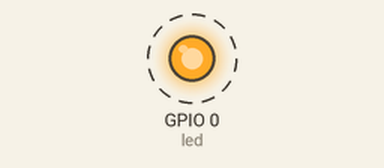
Bench run of a program on a simulated ESP32 board running MicroPython. Parts: output pins drawn as LEDs (lit = HIGH). Dashed ring = blinking. At 4.0 s the program stops and its outputs stay as they are.

Above: at 0.15 s.
Timing chart, 0 to 3.0 s (numbered marks = the images above):
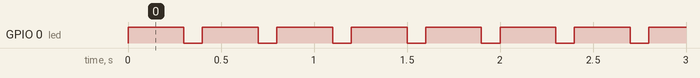

Measured:
- by itself, GPIO 0 (led): alternates HIGH for 0.30 s and LOW for 0.10 s, 20 changes in all, then stays LOW

The program:

onboard2.py
```python
# オンボードLEDを10回点滅させる
# onboard2.py

# ハードウエア制御のモジュールをインポートする
import machine

# timeモジュールをインポートする
import time

# オンボードLEDはD0(GPIO0)に接続されている
LED = 0

# インスタンス(オブジェクト)を作成
led = machine.Pin(LED, machine.Pin.OUT)

# 1秒ごとにLEDの点灯、消灯を10回繰り返す
for n in range(10):
    # LED点灯
    led.on()

    # 1秒間ONの状態を保持する
    time.sleep(0.3)

    # LEDを消灯
    led.off()

    # 1秒間OFFの状態を保持する
    time.sleep(0.1)
```
